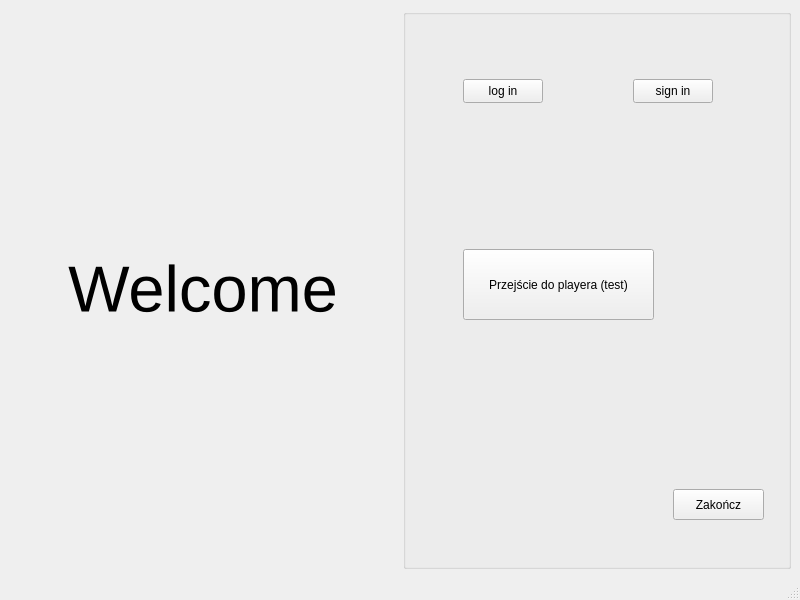
<?xml version="1.0" encoding="UTF-8"?>
<ui version="4.0">
 <class>welcome_window</class>
 <widget class="QMainWindow" name="welcome_window">
  <property name="geometry">
   <rect>
    <x>0</x>
    <y>0</y>
    <width>800</width>
    <height>600</height>
   </rect>
  </property>
  <property name="windowTitle">
   <string>Welcome!</string>
  </property>
  <widget class="QWidget" name="centralwidget">
   <layout class="QHBoxLayout" name="horizontalLayout">
    <item>
     <widget class="QLabel" name="label_welcome">
      <property name="font">
       <font>
        <pointsize>49</pointsize>
       </font>
      </property>
      <property name="text">
       <string>Welcome</string>
      </property>
      <property name="alignment">
       <set>Qt::AlignCenter</set>
      </property>
     </widget>
    </item>
    <item>
     <widget class="QGroupBox" name="groupBox">
      <property name="title">
       <string/>
      </property>
      <widget class="QPushButton" name="button_login">
       <property name="geometry">
        <rect>
         <x>60</x>
         <y>70</y>
         <width>80</width>
         <height>24</height>
        </rect>
       </property>
       <property name="text">
        <string>log in</string>
       </property>
      </widget>
      <widget class="QPushButton" name="button_signin">
       <property name="geometry">
        <rect>
         <x>230</x>
         <y>70</y>
         <width>80</width>
         <height>24</height>
        </rect>
       </property>
       <property name="text">
        <string>sign in</string>
       </property>
      </widget>
      <widget class="QPushButton" name="Quit">
       <property name="geometry">
        <rect>
         <x>270</x>
         <y>480</y>
         <width>91</width>
         <height>31</height>
        </rect>
       </property>
       <property name="cursor">
        <cursorShape>ArrowCursor</cursorShape>
       </property>
       <property name="text">
        <string>Zakończ</string>
       </property>
      </widget>
      <widget class="QPushButton" name="pushButton_player">
       <property name="geometry">
        <rect>
         <x>60</x>
         <y>240</y>
         <width>191</width>
         <height>71</height>
        </rect>
       </property>
       <property name="text">
        <string>Przejście do playera (test)</string>
       </property>
      </widget>
     </widget>
    </item>
   </layout>
  </widget>
  <widget class="QMenuBar" name="menubar">
   <property name="geometry">
    <rect>
     <x>0</x>
     <y>0</y>
     <width>800</width>
     <height>22</height>
    </rect>
   </property>
  </widget>
  <widget class="QStatusBar" name="statusbar"/>
 </widget>
 <resources/>
 <connections/>
</ui>
